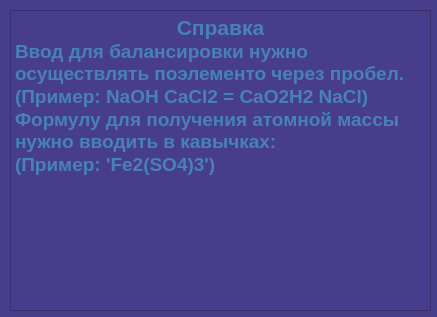
<?xml version="1.0" encoding="UTF-8"?>
<ui version="4.0">
 <class>Form</class>
 <widget class="QWidget" name="Form">
  <property name="geometry">
   <rect>
    <x>0</x>
    <y>0</y>
    <width>437</width>
    <height>317</height>
   </rect>
  </property>
  <property name="windowTitle">
   <string>Form</string>
  </property>
  <property name="styleSheet">
   <string notr="true">background-color: #483D8B;</string>
  </property>
  <widget class="QTextEdit" name="textEdit">
   <property name="geometry">
    <rect>
     <x>10</x>
     <y>10</y>
     <width>421</width>
     <height>301</height>
    </rect>
   </property>
   <property name="styleSheet">
    <string notr="true">color: #4682B4;</string>
   </property>
   <property name="readOnly">
    <bool>true</bool>
   </property>
   <property name="html">
    <string>&lt;!DOCTYPE HTML PUBLIC &quot;-//W3C//DTD HTML 4.0//EN&quot; &quot;http://www.w3.org/TR/REC-html40/strict.dtd&quot;&gt;
&lt;html&gt;&lt;head&gt;&lt;meta name=&quot;qrichtext&quot; content=&quot;1&quot; /&gt;&lt;style type=&quot;text/css&quot;&gt;
p, li { white-space: pre-wrap; }
&lt;/style&gt;&lt;/head&gt;&lt;body style=&quot; font-family:'MS Shell Dlg 2'; font-size:7.8pt; font-weight:400; font-style:normal;&quot;&gt;
&lt;p align=&quot;center&quot; style=&quot; margin-top:0px; margin-bottom:0px; margin-left:0px; margin-right:0px; -qt-block-indent:0; text-indent:0px;&quot;&gt;&lt;span style=&quot; font-size:16pt; font-weight:600;&quot;&gt;Справка&lt;/span&gt;&lt;/p&gt;
&lt;p style=&quot; margin-top:0px; margin-bottom:0px; margin-left:0px; margin-right:0px; -qt-block-indent:0; text-indent:0px;&quot;&gt;&lt;span style=&quot; font-size:14pt; font-weight:600;&quot;&gt;Ввод для балансировки нужно осуществлять поэлементо через пробел.&lt;/span&gt;&lt;/p&gt;
&lt;p style=&quot; margin-top:0px; margin-bottom:0px; margin-left:0px; margin-right:0px; -qt-block-indent:0; text-indent:0px;&quot;&gt;&lt;span style=&quot; font-size:14pt; font-weight:600;&quot;&gt;(Пример: NaOH CaCl2 = CaO2H2 NaCl)&lt;/span&gt;&lt;/p&gt;
&lt;p style=&quot; margin-top:0px; margin-bottom:0px; margin-left:0px; margin-right:0px; -qt-block-indent:0; text-indent:0px;&quot;&gt;&lt;span style=&quot; font-size:14pt; font-weight:600;&quot;&gt;Формулу для получения атомной массы нужно вводить в кавычках:&lt;/span&gt;&lt;/p&gt;
&lt;p style=&quot; margin-top:0px; margin-bottom:0px; margin-left:0px; margin-right:0px; -qt-block-indent:0; text-indent:0px;&quot;&gt;&lt;span style=&quot; font-size:14pt; font-weight:600;&quot;&gt;(Пример: 'Fe2(SO4)3')&lt;/span&gt;&lt;/p&gt;&lt;/body&gt;&lt;/html&gt;</string>
   </property>
  </widget>
 </widget>
 <resources/>
 <connections/>
</ui>
